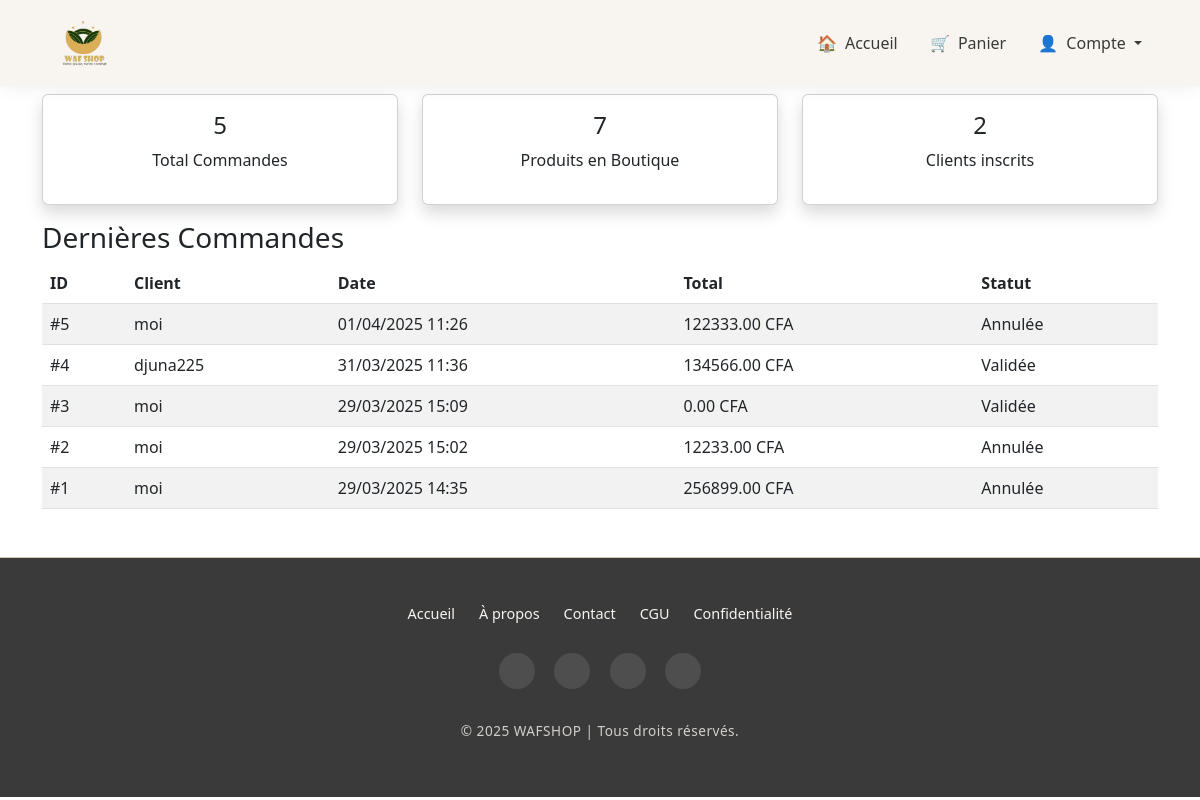
/admin-dashboard/ (signed in), run on the app's committed database.
### orders/models.py (models this page shows, shortened)
class Order(models.Model):
    STATUS_CHOICES = [
        ('en_attente', 'En attente'),
        ('validee', 'Validée'),
        ('annulee', 'Annulée'),
        ('livree', 'Livrée'),
    ]
    PAYMENT_METHODS = [
        ('cod', 'Paiement à la livraison'),
        ('orange_money', 'Orange Money'),
        ('mtn_money', 'MTN Mobile Money'),
        ('card', 'Carte bancaire'),
    ]
    user = models.ForeignKey(User, on_delete=models.CASCADE)
    total = models.DecimalField(max_digits=10, decimal_places=2)
    is_paid = models.BooleanField(default=False)
    payment_method = models.CharField(max_length=20, choices=PAYMENT_METHODS, default='cod')
    status = models.CharField(max_length=20, choices=STATUS_CHOICES, default='en_attente')
    created_at = models.DateTimeField(auto_now_add=True)
    full_name = models.CharField(max_length=100)
    phone = models.CharField(max_length=20)
    address = models.TextField()
    city = models.CharField(max_length=100)
    notes = models.TextField(blank=True, null=True)
    country = models.CharField(max_length=100, default="Côte d'Ivoire")

### dashboard/views.py (the view)
# urls.py: path('', views.dashboard_home, name='dashboard_home'),
@user_passes_test(is_admin)
def dashboard_home(request):
    total_orders = Order.objects.count()
    total_products = Product.objects.count()
    total_users = User.objects.filter(is_superuser=False).count()
    latest_orders = Order.objects.order_by('-created_at')[:5]
    context = {
        'total_orders': total_orders,
        'total_products': total_products,
        'total_users': total_users,
        'latest_orders': latest_orders,
    }
    return render(request, 'dashboard/dashboard_home.html', context)

### dashboard/views.py (called while the page is built)
def is_admin(user):
    return user.is_superuser

### islamic_store/context_processors.py (called while the page is built)
def unread_notifications_count(request):
    if request.user.is_authenticated:
        count = Notification.objects.filter(user=request.user, is_read=False).count()
        return {'notif_count': count}
    return {'notif_count': 0}

### dashboard/templates/dashboard/dashboard_home.html (shortened to what this page needs)
{% extends 'base.html' %}
{% block content %}
<h2>Dashboard Administrateur</h2>
<div class="row text-center">
    <div class="col-md-4 mb-3">
        <div class="card shadow">
            <div class="card-body">
                <h4>{{ total_orders }}</h4>
                <p>Total Commandes</p>
            </div>
        </div>
    </div>
    <div class="col-md-4 mb-3">
        <div class="card shadow">
            <div class="card-body">
                <h4>{{ total_products }}</h4>
                <p>Produits en Boutique</p>
            </div>
        </div>
    </div>
    <div class="col-md-4 mb-3">
        <div class="card shadow">
            <div class="card-body">
                <h4>{{ total_users }}</h4>
                <p>Clients inscrits</p>
            </div>
        </div>
    </div>
</div>
<h3>Dernières Commandes</h3>
<table class="table table-striped">
    <thead>
        <tr>
            <th>ID</th>
            <th>Client</th>
            <th>Date</th>
            <th>Total</th>
            <th>Statut</th>
        </tr>
    </thead>
    <tbody>
        {% for order in latest_orders %}
        <tr>
            <td>#{{ order.id }}</td>
            <td>{{ order.user.username }}</td>
            <td>{{ order.created_at|date:"d/m/Y H:i" }}</td>
            <td>{{ order.total }} CFA</td>
            <td>{{ order.get_status_display }}</td>
        </tr>
        {% endfor %}
    </tbody>
</table>
{% endblock %}

### store/templates/partials/navbar.html (style rules this page uses)
:root { --islamic-sage: #8a9a8a; --islamic-sand: #d3c9b8; --islamic-clay: #b8a692; --islamic-charcoal: #3a3a3a; --islamic-ivory: #f8f5f0; --islamic-gold: #c4a86f; }

### data on the page
Order: id "5", user.username "moi", created_at "01/04/2025 11:26", total "122333.00", status "Annulée"
Order: id "4", user.username "djuna225", created_at "31/03/2025 11:36", total "134566.00", status "Validée"
Order: id "3", user.username "moi", created_at "29/03/2025 15:09", total "0.00", status "Validée"
Order: id "2", user.username "moi", created_at "29/03/2025 15:02", total "12233.00", status "Annulée"
Order: id "1", user.username "moi", created_at "29/03/2025 14:35", total "256899.00", status "Annulée"

### other printed values
{{ total_orders }} "5"
{{ total_products }} "7"
{{ total_users }} "2"
